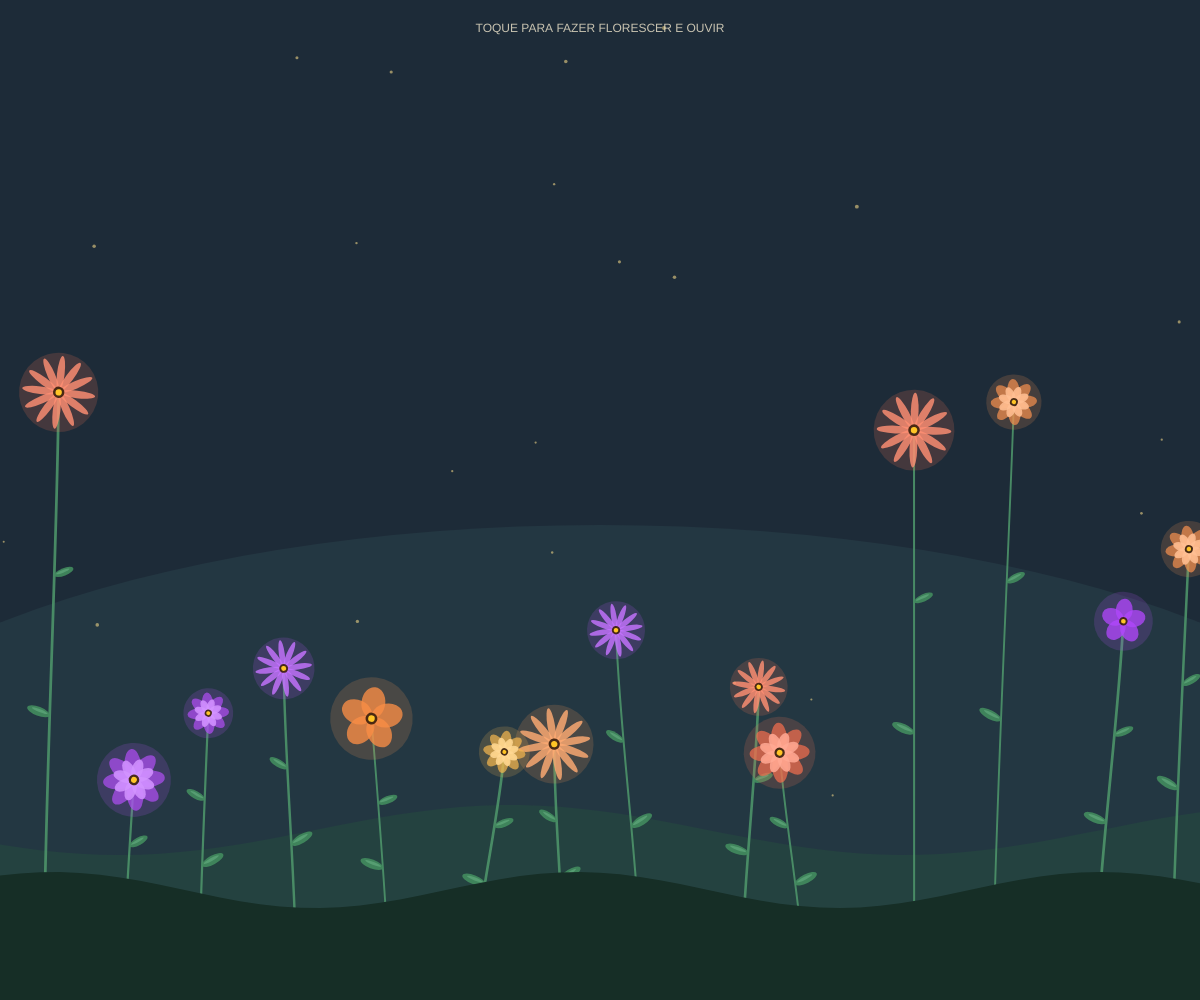
Frame 1 (no input)
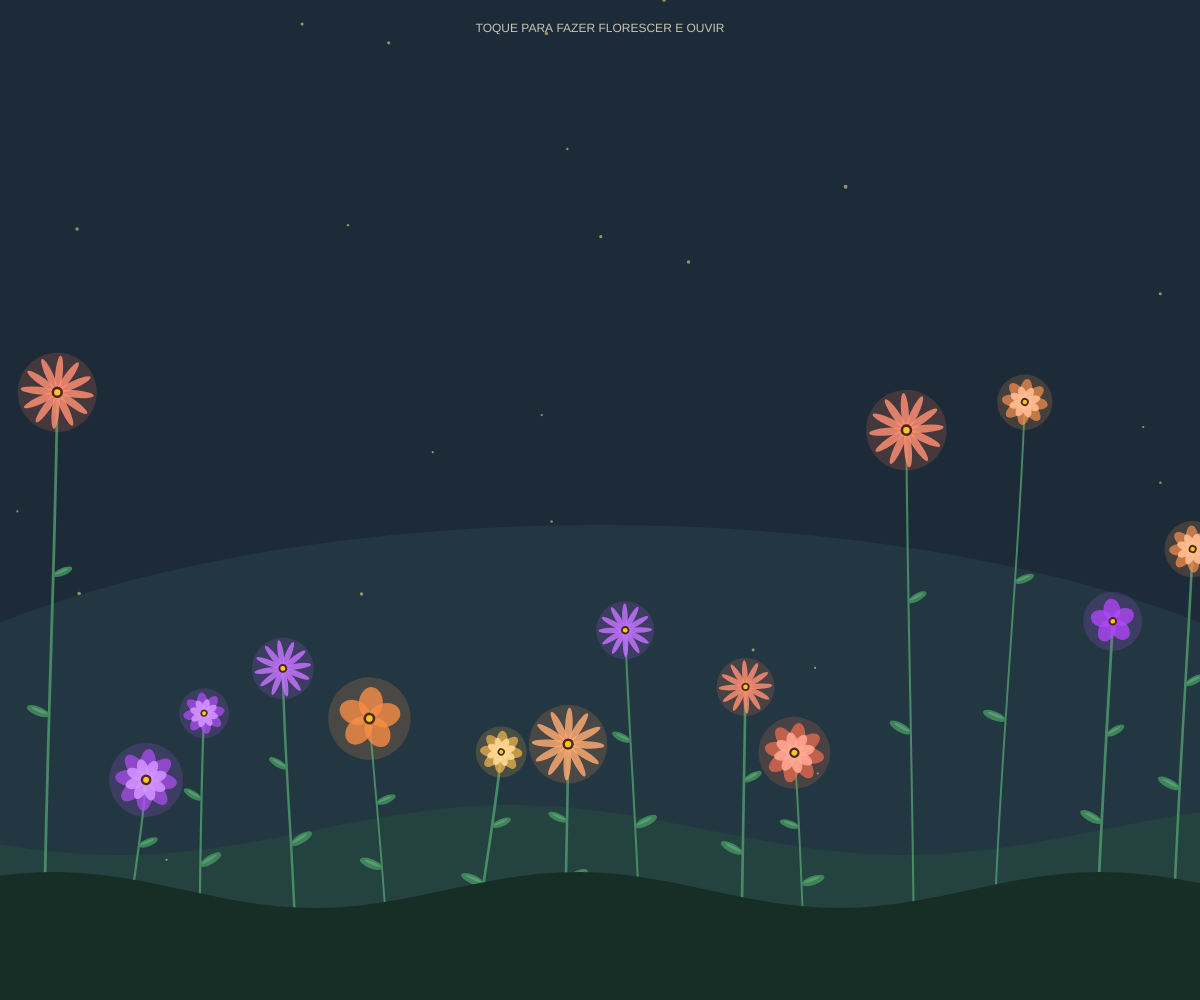
Frame 60 (no input)
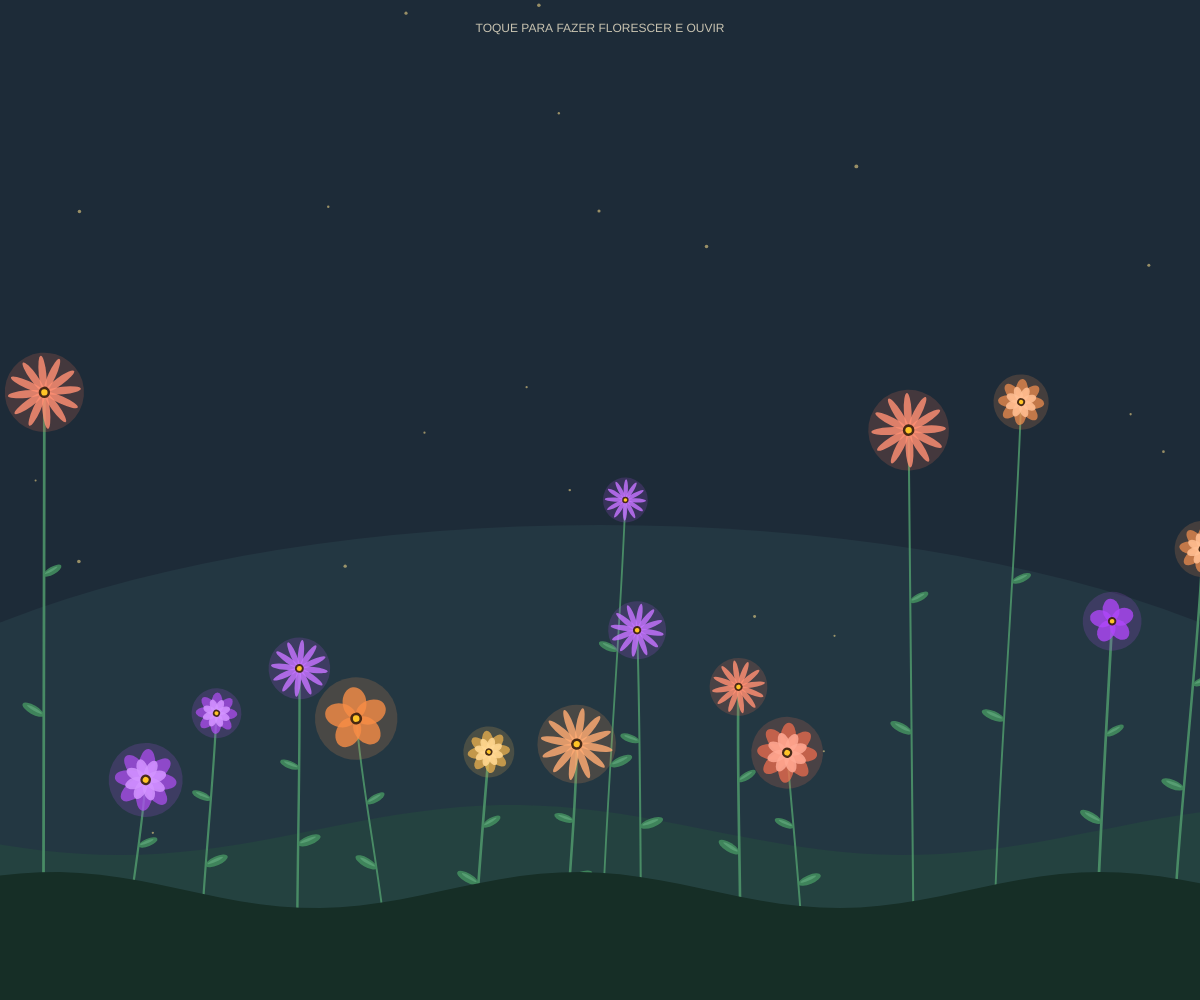
Frame 120 (the mouse pressed at the canvas centre since frame 60)

The p5.js sketch that drew these frames (run headless with seeded random() and noise() and a simulated clock; from frame 60 on, the mouse is pressed at the canvas centre):

// p5.js sketch
// ── sketch.js
let flores = [];
let particulas = [];
let paleta = [12, 38, 335, 275, 24];
let ultimoToque = -500;
let jardimCriado = false;

// Áudio generativo
let audioCtx = null;
let trilhaIniciada = false;
let notas = [261.63, 293.66, 329.63, 392.00, 440.00, 523.25, 587.33, 659.25];

function setup() {
  let w = windowWidth > 0 ? windowWidth : 360;
  let h = windowHeight > 0 ? windowHeight : 640;
  createCanvas(w, h);
  colorMode(HSB, 360, 100, 100, 100);
  if (width > 100) {
    iniciarJardim();
  }
}

function iniciarJardim() {
  flores = [];
  particulas = [];

  for (let i = 0; i < 25; i++) {
    particulas.push({
      x: random(width),
      y: random(height),
      r: random(2, 4.5),
      velY: random(0.2, 0.6),
      fase: random(TWO_PI)
    });
  }

  for (let i = 0; i < 14; i++) {
    let px = map(i, 0, 13, 30, width - 30) + random(-15, 15);
    let py = random(height * 0.35, height * 0.78);
    criarFlor(px, py, true);
  }

  jardimCriado = true;
}

function draw() {
  if (windowWidth > 100 && abs(width - windowWidth) > 20) {
    resizeCanvas(windowWidth, windowHeight);
    if (flores.length <= 14) {
      iniciarJardim();
    }
  }

  if (!jardimCriado && width > 100) {
    iniciarJardim();
  }

  background(210, 48, 22, 100);

  // Luz suave no horizonte
  noStroke();
  fill(195, 42, 32, 40);
  ellipse(width * 0.5, height * 0.85, width * 1.4, height * 0.65);

  // Colina do fundo
  desenharColina(height * 0.83, 25, 0.008, color(175, 45, 26, 100));

  // Partículas de luz flutuando
  for (let i = 0; i < particulas.length; i++) {
    let p = particulas[i];
    p.y -= p.velY;
    p.x += sin(frameCount * 0.02 + p.fase) * 0.35;
    if (p.y < -10) {
      p.y = height + 10;
      p.x = random(width);
    }
    fill(45, 45, 100, 55);
    circle(p.x, p.y, p.r);
  }

  // Ordena por altura para profundidade
  flores.sort(function(a, b) {
    return a.y - b.y;
  });

  for (let i = 0; i < flores.length; i++) {
    let f = flores[i];
    f.escala = lerp(f.escala, 1, 0.08);
    desenharFlor(f);
  }

  // Colina da frente
  desenharColina(height * 0.89, 18, 0.012, color(160, 52, 18, 100));

  // Instrução
  fill(45, 15, 95, 80);
  textAlign(CENTER);
  textSize(12);
  text("TOQUE PARA FAZER FLORESCER E OUVIR", width / 2, 32);
}

function desenharColina(alturaBase, amplitude, freq, cor) {
  fill(cor);
  noStroke();
  beginShape();
  vertex(0, height);
  for (let x = 0; x <= width + 20; x += 20) {
    let y = alturaBase + sin(x * freq + alturaBase) * amplitude;
    vertex(x, y);
  }
  vertex(width, height);
  endShape(CLOSE);
}

function desenharFlor(f) {
  let baseX = f.x;
  let baseY = height;
  let vento = sin(frameCount * 0.025 + f.fase) * f.balanco;
  let topoX = f.x + f.curva + vento;
  let topoY = f.y;

  let cx1 = baseX + f.curva * 0.15;
  let cy1 = lerp(baseY, topoY, 0.35);
  let cx2 = topoX - f.curva * 0.25;
  let cy2 = lerp(baseY, topoY, 0.7);

  // Caule curvo
  noFill();
  stroke(145, 48, 58, 90);
  strokeWeight(f.espessura);
  bezier(baseX, baseY, cx1, cy1, cx2, cy2, topoX, topoY);

  // Folhas na curva do caule
  let lx1 = bezierPoint(baseX, cx1, cx2, topoX, 0.45);
  let ly1 = bezierPoint(baseY, cy1, cy2, topoY, 0.45);
  desenharFolha(lx1, ly1, f.lado, vento, f.escala);

  let lx2 = bezierPoint(baseX, cx1, cx2, topoX, 0.68);
  let ly2 = bezierPoint(baseY, cy1, cy2, topoY, 0.68);
  desenharFolha(lx2, ly2, -f.lado, vento, f.escala * 0.85);

  // Flor
  push();
  translate(topoX, topoY);
  rotate(vento * 0.015);
  scale(f.escala);
  noStroke();

  // Brilho suave
  fill(f.cor, 65, 95, 18);
  circle(0, 0, f.tamanho * 2.5);

  if (f.tipo === 0) {
    fill(f.cor, 68, 95, 72);
    for (let i = 0; i < 8; i++) {
      ellipse(0, -f.tamanho * 0.52, f.tamanho * 0.55, f.tamanho * 1.05);
      rotate(TWO_PI / 8);
    }
    rotate(PI / 8);
    fill(f.cor, 42, 100, 85);
    for (let i = 0; i < 8; i++) {
      ellipse(0, -f.tamanho * 0.36, f.tamanho * 0.38, f.tamanho * 0.72);
      rotate(TWO_PI / 8);
    }
  } else if (f.tipo === 1) {
    fill(f.cor, 55, 100, 82);
    for (let i = 0; i < 12; i++) {
      ellipse(0, -f.tamanho * 0.58, f.tamanho * 0.24, f.tamanho * 1.15);
      rotate(TWO_PI / 12);
    }
  } else {
    fill(f.cor, 72, 98, 78);
    for (let i = 0; i < 5; i++) {
      ellipse(0, -f.tamanho * 0.48, f.tamanho * 0.72, f.tamanho * 0.95);
      rotate(TWO_PI / 5);
    }
  }

  // Miolo
  fill(25, 75, 25, 95);
  circle(0, 0, f.tamanho * 0.36);
  fill(44, 85, 100, 100);
  circle(0, 0, f.tamanho * 0.2);
  pop();
}

function desenharFolha(x, y, lado, vento, escala) {
  push();
  translate(x, y);
  scale(lado * escala, escala);
  rotate(-0.45 + vento * 0.01);
  noStroke();
  fill(142, 52, 55, 90);
  ellipse(12, 0, 24, 9);
  fill(142, 40, 72, 50);
  ellipse(11, -1, 17, 3);
  pop();
}

function criarFlor(x, y, imediata) {
  flores.push({
    x: constrain(x, 25, width - 25),
    y: constrain(y, 65, height * 0.82),
    tamanho: random(18, 34),
    cor: random(paleta),
    tipo: floor(random(3)),
    curva: random(-28, 28),
    balanco: random(6, 14),
    fase: random(TWO_PI),
    espessura: random(1.8, 2.8),
    lado: random() > 0.5 ? 1 : -1,
    escala: imediata ? 1 : 0.05
  });
}

function iniciarAudio() {
  try {
    if (!audioCtx) {
      let AudioContext = window.AudioContext || window.webkitAudioContext;
      audioCtx = new AudioContext();
    }
    if (audioCtx.state === 'suspended') {
      audioCtx.resume();
    }
    if (!trilhaIniciada) {
      trilhaIniciada = true;
      let acorde = [130.81, 196.00, 246.94];
      for (let i = 0; i < acorde.length; i++) {
        let osc = audioCtx.createOscillator();
        let gain = audioCtx.createGain();
        osc.type = 'sine';
        osc.frequency.value = acorde[i];
        gain.gain.value = 0.025;
        osc.connect(gain);
        gain.connect(audioCtx.destination);
        osc.start();
      }
    }
  } catch (e) {}
}

function tocarNotaFlor(y) {
  try {
    iniciarAudio();
    if (!audioCtx) return;

    let idx = floor(map(y, height * 0.85, 60, 0, notas.length - 0.01));
    idx = constrain(idx, 0, notas.length - 1);
    let freq = notas[idx];

    let agora = audioCtx.currentTime;
    let osc = audioCtx.createOscillator();
    let gain = audioCtx.createGain();

    osc.type = 'sine';
    osc.frequency.setValueAtTime(freq, agora);

    gain.gain.setValueAtTime(0.001, agora);
    gain.gain.exponentialRampToValueAtTime(0.14, agora + 0.04);
    gain.gain.exponentialRampToValueAtTime(0.0001, agora + 1.8);

    osc.connect(gain);
    gain.connect(audioCtx.destination);

    osc.start(agora);
    osc.stop(agora + 1.85);
  } catch (e) {}
}

function registrarToque() {
  if (millis() - ultimoToque > 150) {
    criarFlor(mouseX, mouseY, false);
    tocarNotaFlor(mouseY);
    ultimoToque = millis();
  }
}

function mousePressed() {
  registrarToque();
}

function touchStarted() {
  registrarToque();
  return false;
}

function windowResized() {
  if (windowWidth > 0 && windowHeight > 0) {
    resizeCanvas(windowWidth, windowHeight);
  }
}
